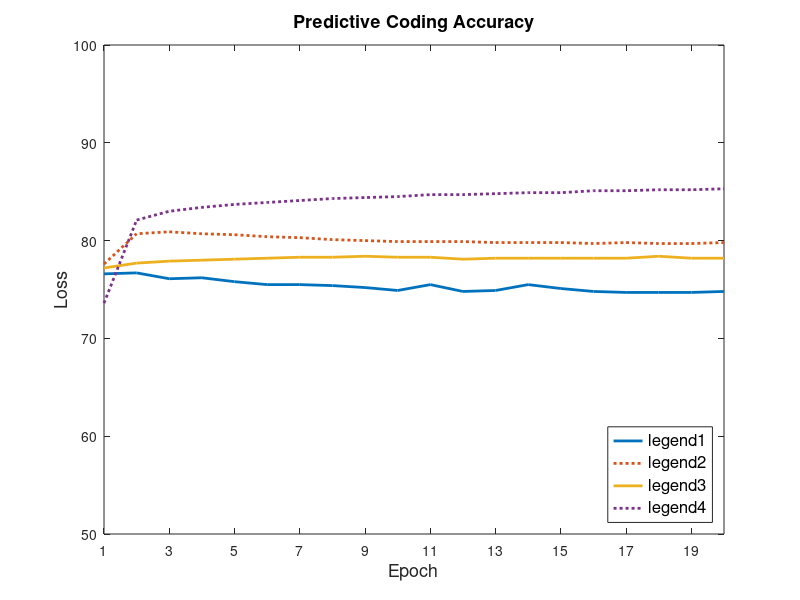

Source code (MATLAB): (Note: this script raises an error after producing the figure.)
graph_title_text = "Varying Network Depth";


backprop_train_acc = [0.776, 0.807, 0.809, 0.807, 0.806, 0.804, 0.803, 0.801, 0.8, 0.799, 0.799, 0.799, 0.798, 0.798, 0.798, 0.797, 0.798, 0.797, 0.797, 0.798]
backprop_val_acc   = [0.766, 0.767, 0.761, 0.762, 0.758, 0.755, 0.755, 0.754, 0.752, 0.749, 0.755, 0.748, 0.749, 0.755, 0.751, 0.748, 0.747, 0.747, 0.747, 0.748]
pc_train_acc       = [0.736, 0.821, 0.83, 0.834, 0.837, 0.839, 0.841, 0.843, 0.844, 0.845, 0.847, 0.847, 0.848, 0.849, 0.849, 0.851, 0.851, 0.852, 0.852, 0.853]
pc_val_acc         = [0.772, 0.777, 0.779, 0.78, 0.781, 0.782, 0.783, 0.783, 0.784, 0.783, 0.783, 0.781, 0.782, 0.782, 0.782, 0.782, 0.782, 0.784, 0.782, 0.782]


% Backpropagation 
% Val accuracy
plot(backprop_val_acc*100, 'LineWidth',2)
hold on

% Train accuracy
plot(backprop_train_acc*100, ':','LineWidth',2);

hold on

% PC 
% Valid accuracy
plot(pc_val_acc*100,'LineWidth',2);
hold on

% Train accuracy
plot(pc_train_acc*100, ':','LineWidth',2);
hold on

hold off

legend('legend1', 'legend2', 'legend3', 'legend4', 'FontSize', 12, 'Location','southeast')

title('Predictive Coding Accuracy', 'FontSize', 13)
xlabel('Epoch', 'FontSize', 13) 
ylabel('Loss', 'FontSize', 13) 

% Set plot 2 ranges
set(gca,'XTick',1:2:20);
axis([1 20 50 100])


% No scientific notation
% h =  plot(Valid_loss_feat, ':','LineWidth',2);
% ax = ancestor(h, 'axes');
% ax.XAxis.Exponent = 0;
xtickformat('%.0f'); 

% Padronize window size
x0=100;
y0=50;
width=1200;
height=600;
set(gcf,'position',[x0,y0,width,height])

sgtitle(graph_title_text, 'FontSize', 15) 


